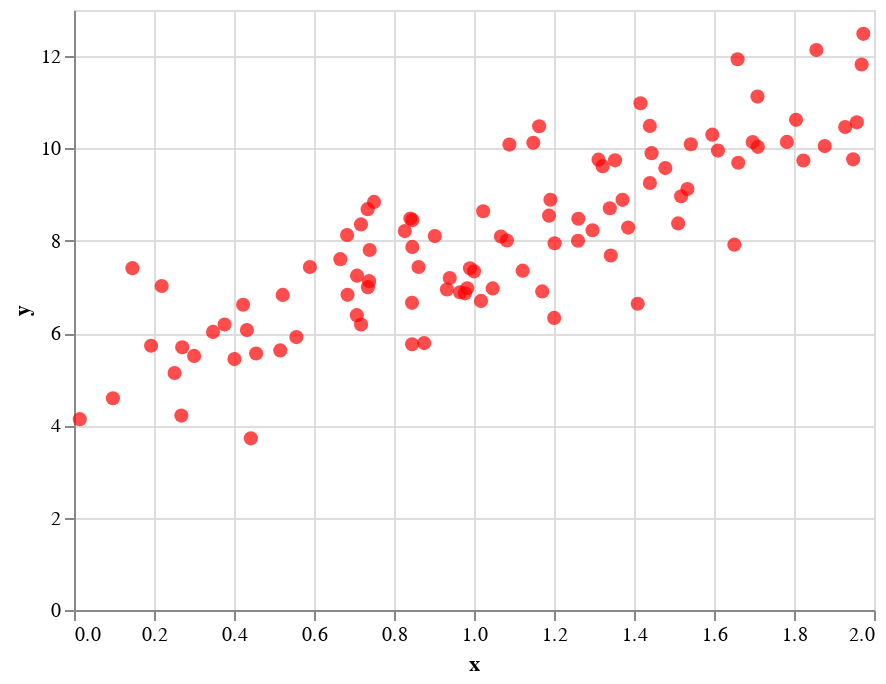

The notebook cell saved with this chart:
### Markdown cell above
The chart below shows the generated dataset.

### Code cell
origin_chart = make_point_plot(X,y)

#show the chart
origin_chart

### Figure 1 — Vega-Lite specification as saved in the notebook (floating-point values rounded to 4 significant figures)
{"config": {"view": {"continuousWidth": 400, "continuousHeight": 300}}, "data": {"name": "data-2c13ca96d8ed3d58170a6781550c735d"}, "mark": {"type": "point", "color": "red", "filled": true, "size": 50}, "encoding": {"x": {"type": "quantitative", "field": "x"}, "y": {"type": "quantitative", "field": "y"}}, "$schema": "https://vega.github.io/schema/vega-lite/v4.0.2.json", "datasets": {"data-2c13ca96d8ed3d58170a6781550c735d": [{"x": 0.9651, "y": 6.885}, {"x": 1.148, "y": 10.12}, {"x": 1.969, "y": 11.82}, {"x": 1.661, "y": 9.69}, {"x": 0.8271, "y": 8.21}, {"x": 1.2, "y": 6.329}, {"x": 1.51, "y": 8.376}, {"x": 1.34, "y": 8.705}, {"x": 0.01444, "y": 4.135}, {"x": 0.4011, "y": 5.437}, {"x": 0.845, "y": 6.654}, {"x": 1.659, "y": 11.93}, {"x": 1.023, "y": 8.64}, {"x": 0.4323, "y": 6.065}, {"x": 1.534, "y": 9.123}, {"x": 1.542, "y": 10.09}, {"x": 1.877, "y": 10.05}, {"x": 0.5559, "y": 5.914}, {"x": 1.44, "y": 9.251}, {"x": 0.4553, "y": 5.557}, {"x": 1.371, "y": 8.887}, {"x": 1.0, "y": 7.337}, {"x": 1.928, "y": 10.46}, {"x": 0.7348, "y": 6.994}, {"x": 1.017, "y": 6.697}, {"x": 0.6828, "y": 8.125}, {"x": 1.697, "y": 10.14}, {"x": 0.7076, "y": 7.245}, {"x": 1.805, "y": 10.62}, {"x": 0.7175, "y": 6.185}, {"x": 0.902, "y": 8.101}, {"x": 0.09732, "y": 4.589}, {"x": 0.4421, "y": 3.719}, {"x": 1.353, "y": 9.742}, {"x": 1.856, "y": 12.13}, {"x": 1.187, "y": 8.545}, {"x": 1.71, "y": 10.04}, {"x": 1.047, "y": 6.967}, {"x": 0.7341, "y": 8.684}, {"x": 1.342, "y": 7.681}, {"x": 0.4227, "y": 6.614}, {"x": 0.3004, "y": 5.505}, {"x": 1.948, "y": 9.765}, {"x": 1.122, "y": 7.352}, {"x": 0.6658, "y": 7.601}, {"x": 1.385, "y": 8.285}, {"x": 1.322, "y": 9.616}, {"x": 1.444, "y": 9.898}, {"x": 0.2706, "y": 5.693}, {"x": 1.311, "y": 9.757}, {"x": 1.44, "y": 10.49}, {"x": 1.957, "y": 10.57}, {"x": 0.2684, "y": 4.212}, {"x": 1.518, "y": 8.964}, {"x": 0.9832, "y": 6.971}, {"x": 0.7378, "y": 7.125}, {"x": 0.3764, "y": 6.186}, {"x": 1.61, "y": 9.954}, {"x": 0.1927, "y": 5.726}, {"x": 1.782, "y": 10.14}, {"x": 0.8462, "y": 8.448}, {"x": 0.8754, "y": 5.783}, {"x": 1.202, "y": 7.945}, {"x": 0.7392, "y": 7.799}, {"x": 1.261, "y": 8.478}, {"x": 0.99, "y": 7.403}, {"x": 0.8615, "y": 7.433}, {"x": 0.9394, "y": 7.194}, {"x": 0.5897, "y": 7.432}, {"x": 0.5218, "y": 6.827}, {"x": 0.2514, "y": 5.136}, {"x": 0.7501, "y": 8.842}, {"x": 1.067, "y": 8.092}, {"x": 1.191, "y": 8.888}, {"x": 1.478, "y": 9.574}, {"x": 1.973, "y": 12.48}, {"x": 0.2193, "y": 7.02}, {"x": 0.7071, "y": 6.388}, {"x": 0.9773, "y": 6.861}, {"x": 1.089, "y": 10.08}, {"x": 0.6838, "y": 6.828}, {"x": 1.082, "y": 8.006}, {"x": 1.709, "y": 11.12}, {"x": 0.8409, "y": 8.482}, {"x": 1.416, "y": 10.98}, {"x": 0.8458, "y": 7.868}, {"x": 1.163, "y": 10.48}, {"x": 1.651, "y": 7.915}, {"x": 1.26, "y": 8.001}, {"x": 1.171, "y": 6.903}, {"x": 1.296, "y": 8.227}, {"x": 0.7174, "y": 8.355}, {"x": 0.5157, "y": 5.625}, {"x": 0.3476, "y": 6.025}, {"x": 0.1461, "y": 7.407}, {"x": 0.8453, "y": 5.757}, {"x": 1.596, "y": 10.3}, {"x": 1.823, "y": 9.739}, {"x": 1.409, "y": 6.634}, {"x": 0.9323, "y": 6.945}]}}
